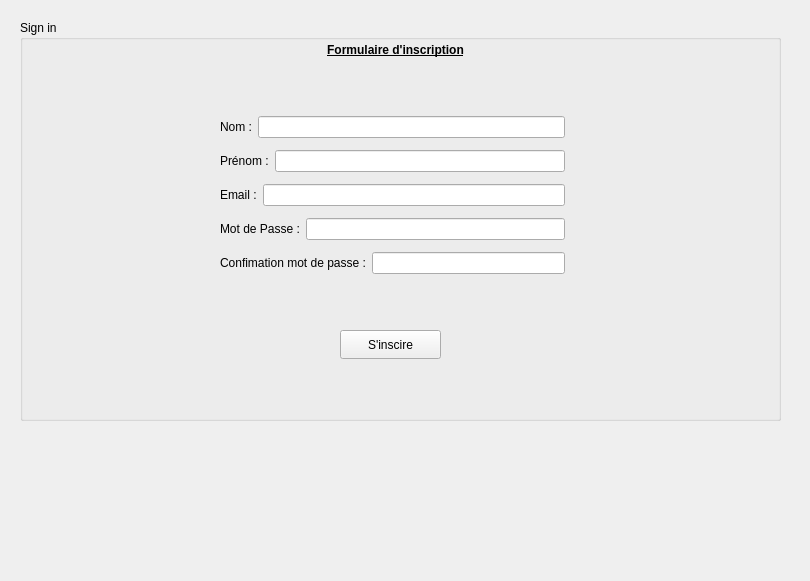
<?xml version="1.0" encoding="UTF-8"?>
<ui version="4.0">
 <class>SignInForm</class>
 <widget class="QWidget" name="SignInForm">
  <property name="geometry">
   <rect>
    <x>0</x>
    <y>0</y>
    <width>810</width>
    <height>581</height>
   </rect>
  </property>
  <property name="windowTitle">
   <string>Form</string>
  </property>
  <widget class="QGroupBox" name="groupBox">
   <property name="geometry">
    <rect>
     <x>20</x>
     <y>20</y>
     <width>761</width>
     <height>401</height>
    </rect>
   </property>
   <property name="title">
    <string>Sign in</string>
   </property>
   <widget class="QLabel" name="label_FormulaireInscription">
    <property name="geometry">
     <rect>
      <x>290</x>
      <y>20</y>
      <width>171</width>
      <height>20</height>
     </rect>
    </property>
    <property name="font">
     <font>
      <bold>true</bold>
      <underline>true</underline>
     </font>
    </property>
    <property name="text">
     <string>Formulaire d'inscription</string>
    </property>
    <property name="scaledContents">
     <bool>false</bool>
    </property>
    <property name="alignment">
     <set>Qt::AlignCenter</set>
    </property>
   </widget>
   <widget class="QPushButton" name="pushButton_Inscrire">
    <property name="geometry">
     <rect>
      <x>320</x>
      <y>310</y>
      <width>101</width>
      <height>29</height>
     </rect>
    </property>
    <property name="text">
     <string>S'inscire</string>
    </property>
   </widget>
   <widget class="QWidget" name="layoutWidget">
    <property name="geometry">
     <rect>
      <x>200</x>
      <y>90</y>
      <width>345</width>
      <height>170</height>
     </rect>
    </property>
    <layout class="QVBoxLayout" name="verticalLayout_2">
     <item>
      <layout class="QHBoxLayout" name="horizontalLayout">
       <item>
        <widget class="QLabel" name="label_Nom">
         <property name="text">
          <string>Nom :</string>
         </property>
        </widget>
       </item>
       <item>
        <widget class="QLineEdit" name="lineEdit_Nom"/>
       </item>
      </layout>
     </item>
     <item>
      <layout class="QHBoxLayout" name="horizontalLayout_2">
       <item>
        <widget class="QLabel" name="label_Prenom">
         <property name="text">
          <string>Prénom :</string>
         </property>
        </widget>
       </item>
       <item>
        <widget class="QLineEdit" name="lineEdit_Prenom"/>
       </item>
      </layout>
     </item>
     <item>
      <layout class="QHBoxLayout" name="horizontalLayout_3">
       <item>
        <widget class="QLabel" name="label_Email">
         <property name="text">
          <string>Email :</string>
         </property>
        </widget>
       </item>
       <item>
        <widget class="QLineEdit" name="lineEdit_Email"/>
       </item>
      </layout>
     </item>
     <item>
      <layout class="QHBoxLayout" name="horizontalLayout_4">
       <item>
        <widget class="QLabel" name="label_Mdp">
         <property name="text">
          <string>Mot de Passe :</string>
         </property>
        </widget>
       </item>
       <item>
        <widget class="QLineEdit" name="lineEdit_Mdp"/>
       </item>
      </layout>
     </item>
     <item>
      <layout class="QHBoxLayout" name="horizontalLayout_5">
       <item>
        <widget class="QLabel" name="label_ConfirmMdp">
         <property name="text">
          <string>Confimation mot de passe :</string>
         </property>
        </widget>
       </item>
       <item>
        <widget class="QLineEdit" name="lineEdit_ConfirmMdp"/>
       </item>
      </layout>
     </item>
    </layout>
   </widget>
  </widget>
 </widget>
 <resources/>
 <connections/>
</ui>
